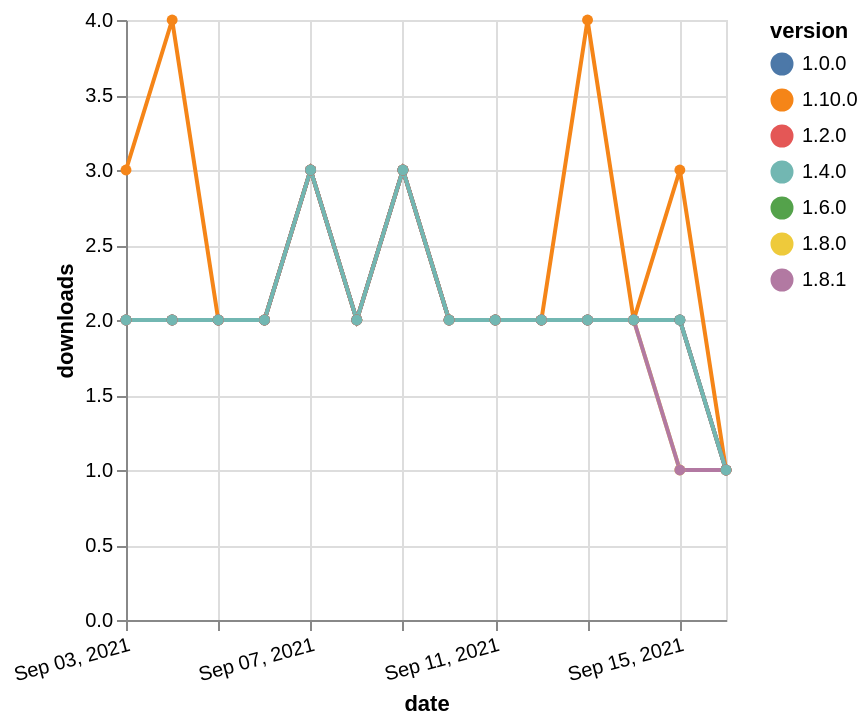

Vega-Lite specification stored for this chart:
### Vega-Lite specification from a JSON file in a GitHub repository (floating-point values rounded to 4 significant figures)
{"$schema": "https://vega.github.io/schema/vega-lite/v5.json", "description": "A simple bar chart with embedded data.", "data": {"values": [{"date": "2021-09-03", "total": 986, "delta": 2, "version": "1.6.0"}, {"date": "2021-09-04", "total": 988, "delta": 2, "version": "1.6.0"}, {"date": "2021-09-05", "total": 990, "delta": 2, "version": "1.6.0"}, {"date": "2021-09-06", "total": 992, "delta": 2, "version": "1.6.0"}, {"date": "2021-09-07", "total": 995, "delta": 3, "version": "1.6.0"}, {"date": "2021-09-08", "total": 997, "delta": 2, "version": "1.6.0"}, {"date": "2021-09-09", "total": 1000, "delta": 3, "version": "1.6.0"}, {"date": "2021-09-10", "total": 1002, "delta": 2, "version": "1.6.0"}, {"date": "2021-09-11", "total": 1004, "delta": 2, "version": "1.6.0"}, {"date": "2021-09-12", "total": 1006, "delta": 2, "version": "1.6.0"}, {"date": "2021-09-13", "total": 1008, "delta": 2, "version": "1.6.0"}, {"date": "2021-09-14", "total": 1010, "delta": 2, "version": "1.6.0"}, {"date": "2021-09-15", "total": 1012, "delta": 2, "version": "1.6.0"}, {"date": "2021-09-16", "total": 1013, "delta": 1, "version": "1.6.0"}, {"date": "2021-09-03", "total": 644, "delta": 2, "version": "1.8.0"}, {"date": "2021-09-04", "total": 646, "delta": 2, "version": "1.8.0"}, {"date": "2021-09-05", "total": 648, "delta": 2, "version": "1.8.0"}, {"date": "2021-09-06", "total": 650, "delta": 2, "version": "1.8.0"}, {"date": "2021-09-07", "total": 653, "delta": 3, "version": "1.8.0"}, {"date": "2021-09-08", "total": 655, "delta": 2, "version": "1.8.0"}, {"date": "2021-09-09", "total": 658, "delta": 3, "version": "1.8.0"}, {"date": "2021-09-10", "total": 660, "delta": 2, "version": "1.8.0"}, {"date": "2021-09-11", "total": 662, "delta": 2, "version": "1.8.0"}, {"date": "2021-09-12", "total": 664, "delta": 2, "version": "1.8.0"}, {"date": "2021-09-13", "total": 666, "delta": 2, "version": "1.8.0"}, {"date": "2021-09-14", "total": 668, "delta": 2, "version": "1.8.0"}, {"date": "2021-09-15", "total": 669, "delta": 1, "version": "1.8.0"}, {"date": "2021-09-16", "total": 670, "delta": 1, "version": "1.8.0"}, {"date": "2021-09-03", "total": 205, "delta": 3, "version": "1.10.0"}, {"date": "2021-09-04", "total": 209, "delta": 4, "version": "1.10.0"}, {"date": "2021-09-05", "total": 211, "delta": 2, "version": "1.10.0"}, {"date": "2021-09-06", "total": 213, "delta": 2, "version": "1.10.0"}, {"date": "2021-09-07", "total": 216, "delta": 3, "version": "1.10.0"}, {"date": "2021-09-08", "total": 218, "delta": 2, "version": "1.10.0"}, {"date": "2021-09-09", "total": 221, "delta": 3, "version": "1.10.0"}, {"date": "2021-09-10", "total": 223, "delta": 2, "version": "1.10.0"}, {"date": "2021-09-11", "total": 225, "delta": 2, "version": "1.10.0"}, {"date": "2021-09-12", "total": 227, "delta": 2, "version": "1.10.0"}, {"date": "2021-09-13", "total": 231, "delta": 4, "version": "1.10.0"}, {"date": "2021-09-14", "total": 233, "delta": 2, "version": "1.10.0"}, {"date": "2021-09-15", "total": 236, "delta": 3, "version": "1.10.0"}, {"date": "2021-09-16", "total": 237, "delta": 1, "version": "1.10.0"}, {"date": "2021-09-03", "total": 2006, "delta": 2, "version": "1.0.0"}, {"date": "2021-09-04", "total": 2008, "delta": 2, "version": "1.0.0"}, {"date": "2021-09-05", "total": 2010, "delta": 2, "version": "1.0.0"}, {"date": "2021-09-06", "total": 2012, "delta": 2, "version": "1.0.0"}, {"date": "2021-09-07", "total": 2015, "delta": 3, "version": "1.0.0"}, {"date": "2021-09-08", "total": 2017, "delta": 2, "version": "1.0.0"}, {"date": "2021-09-09", "total": 2020, "delta": 3, "version": "1.0.0"}, {"date": "2021-09-10", "total": 2022, "delta": 2, "version": "1.0.0"}, {"date": "2021-09-11", "total": 2024, "delta": 2, "version": "1.0.0"}, {"date": "2021-09-12", "total": 2026, "delta": 2, "version": "1.0.0"}, {"date": "2021-09-13", "total": 2028, "delta": 2, "version": "1.0.0"}, {"date": "2021-09-14", "total": 2030, "delta": 2, "version": "1.0.0"}, {"date": "2021-09-15", "total": 2032, "delta": 2, "version": "1.0.0"}, {"date": "2021-09-16", "total": 2033, "delta": 1, "version": "1.0.0"}, {"date": "2021-09-03", "total": 350, "delta": 2, "version": "1.8.1"}, {"date": "2021-09-04", "total": 352, "delta": 2, "version": "1.8.1"}, {"date": "2021-09-05", "total": 354, "delta": 2, "version": "1.8.1"}, {"date": "2021-09-06", "total": 356, "delta": 2, "version": "1.8.1"}, {"date": "2021-09-07", "total": 359, "delta": 3, "version": "1.8.1"}, {"date": "2021-09-08", "total": 361, "delta": 2, "version": "1.8.1"}, {"date": "2021-09-09", "total": 364, "delta": 3, "version": "1.8.1"}, {"date": "2021-09-10", "total": 366, "delta": 2, "version": "1.8.1"}, {"date": "2021-09-11", "total": 368, "delta": 2, "version": "1.8.1"}, {"date": "2021-09-12", "total": 370, "delta": 2, "version": "1.8.1"}, {"date": "2021-09-13", "total": 372, "delta": 2, "version": "1.8.1"}, {"date": "2021-09-14", "total": 374, "delta": 2, "version": "1.8.1"}, {"date": "2021-09-15", "total": 375, "delta": 1, "version": "1.8.1"}, {"date": "2021-09-16", "total": 376, "delta": 1, "version": "1.8.1"}, {"date": "2021-09-03", "total": 1615, "delta": 2, "version": "1.2.0"}, {"date": "2021-09-04", "total": 1617, "delta": 2, "version": "1.2.0"}, {"date": "2021-09-05", "total": 1619, "delta": 2, "version": "1.2.0"}, {"date": "2021-09-06", "total": 1621, "delta": 2, "version": "1.2.0"}, {"date": "2021-09-07", "total": 1624, "delta": 3, "version": "1.2.0"}, {"date": "2021-09-08", "total": 1626, "delta": 2, "version": "1.2.0"}, {"date": "2021-09-09", "total": 1629, "delta": 3, "version": "1.2.0"}, {"date": "2021-09-10", "total": 1631, "delta": 2, "version": "1.2.0"}, {"date": "2021-09-11", "total": 1633, "delta": 2, "version": "1.2.0"}, {"date": "2021-09-12", "total": 1635, "delta": 2, "version": "1.2.0"}, {"date": "2021-09-13", "total": 1637, "delta": 2, "version": "1.2.0"}, {"date": "2021-09-14", "total": 1639, "delta": 2, "version": "1.2.0"}, {"date": "2021-09-15", "total": 1641, "delta": 2, "version": "1.2.0"}, {"date": "2021-09-16", "total": 1642, "delta": 1, "version": "1.2.0"}, {"date": "2021-09-03", "total": 1436, "delta": 2, "version": "1.4.0"}, {"date": "2021-09-04", "total": 1438, "delta": 2, "version": "1.4.0"}, {"date": "2021-09-05", "total": 1440, "delta": 2, "version": "1.4.0"}, {"date": "2021-09-06", "total": 1442, "delta": 2, "version": "1.4.0"}, {"date": "2021-09-07", "total": 1445, "delta": 3, "version": "1.4.0"}, {"date": "2021-09-08", "total": 1447, "delta": 2, "version": "1.4.0"}, {"date": "2021-09-09", "total": 1450, "delta": 3, "version": "1.4.0"}, {"date": "2021-09-10", "total": 1452, "delta": 2, "version": "1.4.0"}, {"date": "2021-09-11", "total": 1454, "delta": 2, "version": "1.4.0"}, {"date": "2021-09-12", "total": 1456, "delta": 2, "version": "1.4.0"}, {"date": "2021-09-13", "total": 1458, "delta": 2, "version": "1.4.0"}, {"date": "2021-09-14", "total": 1460, "delta": 2, "version": "1.4.0"}, {"date": "2021-09-15", "total": 1462, "delta": 2, "version": "1.4.0"}, {"date": "2021-09-16", "total": 1463, "delta": 1, "version": "1.4.0"}]}, "width": "container", "mark": {"type": "line", "point": {"filled": true}}, "encoding": {"x": {"field": "date", "type": "temporal", "timeUnit": "yearmonthdate", "title": "date", "axis": {"labelAngle": -15}}, "y": {"field": "delta", "type": "quantitative", "title": "downloads"}, "color": {"field": "version", "type": "nominal"}, "tooltip": {"field": "delta"}}}
